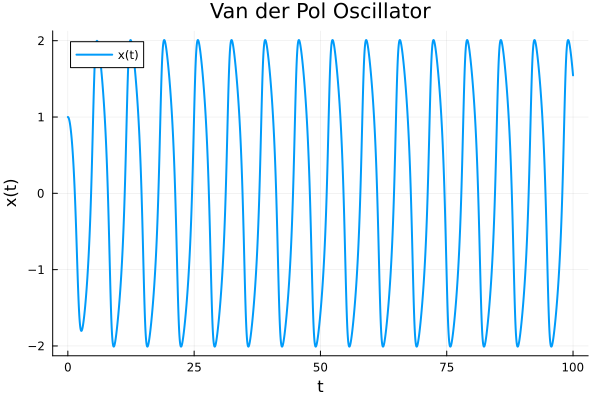

This figure's Julia source:
module vanderPolOscillator

include("ODE_Integrators.jl")
using .ODE_Integrators
using ..ODE_Integrators: ODEIntegrator, solve, ODEProblem
#
#import ..ODE_Integrators: ODEIntegrator, ODEProblem
#import .ODE_Integrators: Heun, RK4
#import .JDE_ODE_Base: solve

using Test, Plots

#Define the van der Pol oscillator problem using the structures (struct) and functions defined in JDE_ODE.jl.

function f(; μ::Float64=1.0)
    return (y,t) -> [y[2], μ*(1 - y[1]^2)*y[2] - y[1]]
end

μ = 1.0
x₀ = 1.0
v₀ = 0.0
Γ = [x₀, v₀]

problem = ODEProblem(f(μ=μ), Γ, 100.0,0.01)

#Solve the problem using RK4
solution = solve(problem, RK2())
plot(solution.t, [y[1] for y in solution.y], label="x(t)", xlabel="t", ylabel="x(t)", title="Van der Pol Oscillator", lw=2)
#write that plot to a file
savefig("vanderPolOscillator.png")


end
